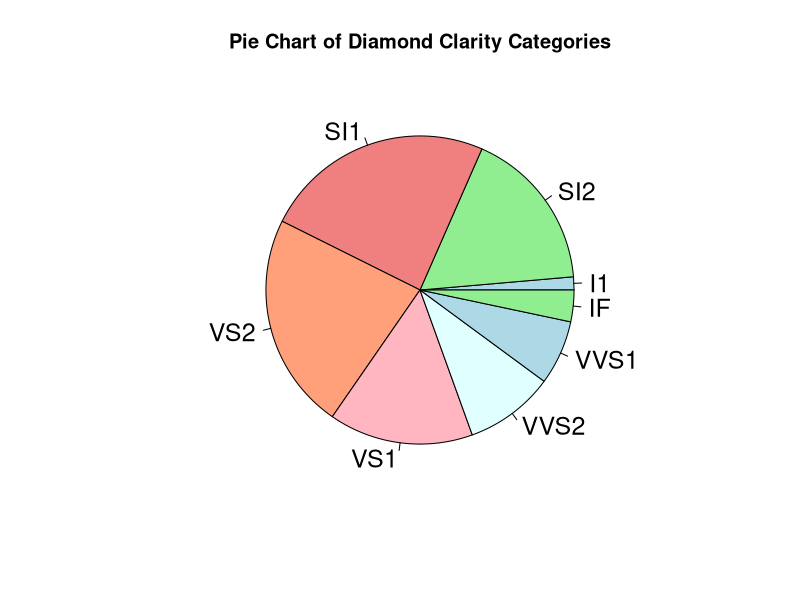

This chart was generated by the following R code:
# Load the diamonds dataset using ggplot2 (for data loading only)
library(ggplot2)
data(diamonds)

# Calculate frequencies of clarity categories
clarity_counts <- table(diamonds$clarity)

# Convert to data frame
clarity_df <- as.data.frame(clarity_counts)
names(clarity_df) <- c("clarity", "count")

# Create a color palette
colors <- c("lightblue", "lightgreen", "lightcoral", "lightsalmon", "lightpink", "lightcyan")

# Increase the size of the plotting device
par(mar = rep(0, 4))  # Adjust margins to make room for the larger plot
dev.new(width = 10, height = 8)  # Open a new plotting window with specified size

# Create the pie chart with increased size
pie(clarity_df$count, labels = clarity_df$clarity, col = colors,
    main = "Pie Chart of Diamond Clarity Categories", cex = 1.5)  # Increase cex for larger labels

